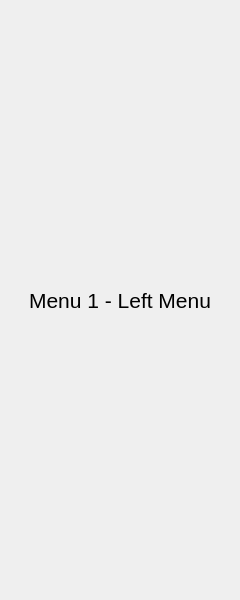
<?xml version="1.0" encoding="UTF-8"?>
<ui version="4.0">
 <class>LeftColumn</class>
 <widget class="QWidget" name="LeftColumn">
  <property name="geometry">
   <rect>
    <x>0</x>
    <y>0</y>
    <width>240</width>
    <height>600</height>
   </rect>
  </property>
  <property name="windowTitle">
   <string>Form</string>
  </property>
  <layout class="QVBoxLayout" name="main_pages_layout">
   <property name="spacing">
    <number>0</number>
   </property>
   <property name="leftMargin">
    <number>5</number>
   </property>
   <property name="topMargin">
    <number>5</number>
   </property>
   <property name="rightMargin">
    <number>5</number>
   </property>
   <property name="bottomMargin">
    <number>5</number>
   </property>
   <item>
    <widget class="QStackedWidget" name="menus">
     <property name="currentIndex">
      <number>0</number>
     </property>
     <widget class="QWidget" name="menu_1">
      <layout class="QVBoxLayout" name="verticalLayout">
       <property name="spacing">
        <number>0</number>
       </property>
       <property name="leftMargin">
        <number>0</number>
       </property>
       <property name="topMargin">
        <number>0</number>
       </property>
       <property name="rightMargin">
        <number>0</number>
       </property>
       <property name="bottomMargin">
        <number>0</number>
       </property>
       <item>
        <widget class="QLabel" name="label_1">
         <property name="font">
          <font>
           <pointsize>16</pointsize>
          </font>
         </property>
         <property name="styleSheet">
          <string notr="true">font-size: 16pt</string>
         </property>
         <property name="text">
          <string>Menu 1 - Left Menu</string>
         </property>
         <property name="alignment">
          <set>Qt::AlignCenter</set>
         </property>
         <property name="wordWrap">
          <bool>true</bool>
         </property>
        </widget>
       </item>
      </layout>
     </widget>
     <widget class="QWidget" name="menu_2">
      <layout class="QVBoxLayout" name="verticalLayout_2">
       <property name="spacing">
        <number>5</number>
       </property>
       <property name="leftMargin">
        <number>5</number>
       </property>
       <property name="topMargin">
        <number>5</number>
       </property>
       <property name="rightMargin">
        <number>5</number>
       </property>
       <property name="bottomMargin">
        <number>5</number>
       </property>
       <item>
        <widget class="QLabel" name="label_2">
         <property name="font">
          <font>
           <pointsize>16</pointsize>
          </font>
         </property>
         <property name="styleSheet">
          <string notr="true">font-size: 16pt</string>
         </property>
         <property name="text">
          <string>Menu 2 - Left Menu</string>
         </property>
         <property name="alignment">
          <set>Qt::AlignCenter</set>
         </property>
        </widget>
       </item>
      </layout>
     </widget>
    </widget>
   </item>
  </layout>
 </widget>
 <resources/>
 <connections/>
</ui>
